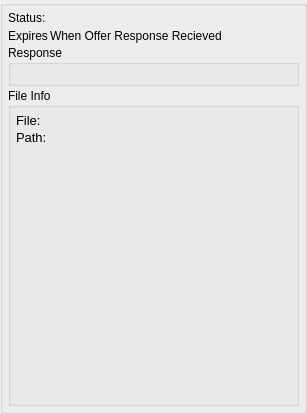
<?xml version="1.0" encoding="UTF-8"?>
<ui version="4.0">
 <class>AppletOfferResponseAcceptUi</class>
 <widget class="QWidget" name="AppletOfferResponseAcceptUi">
  <property name="windowModality">
   <enum>Qt::ApplicationModal</enum>
  </property>
  <property name="geometry">
   <rect>
    <x>0</x>
    <y>0</y>
    <width>307</width>
    <height>414</height>
   </rect>
  </property>
  <property name="sizePolicy">
   <sizepolicy hsizetype="Expanding" vsizetype="Expanding">
    <horstretch>0</horstretch>
    <verstretch>0</verstretch>
   </sizepolicy>
  </property>
  <property name="windowTitle">
   <string>Offer Accept Response</string>
  </property>
  <property name="windowOpacity">
   <double>1.000000000000000</double>
  </property>
  <property name="toolTip">
   <string/>
  </property>
  <layout class="QGridLayout" name="gridLayout">
   <property name="leftMargin">
    <number>0</number>
   </property>
   <property name="topMargin">
    <number>0</number>
   </property>
   <property name="rightMargin">
    <number>0</number>
   </property>
   <property name="bottomMargin">
    <number>0</number>
   </property>
   <item row="0" column="0">
    <widget class="QGroupBox" name="FileItemsBox">
     <property name="sizePolicy">
      <sizepolicy hsizetype="Expanding" vsizetype="Expanding">
       <horstretch>0</horstretch>
       <verstretch>0</verstretch>
      </sizepolicy>
     </property>
     <property name="minimumSize">
      <size>
       <width>0</width>
       <height>0</height>
      </size>
     </property>
     <property name="title">
      <string/>
     </property>
     <layout class="QVBoxLayout" name="verticalLayout">
      <property name="spacing">
       <number>2</number>
      </property>
      <property name="leftMargin">
       <number>5</number>
      </property>
      <property name="topMargin">
       <number>5</number>
      </property>
      <property name="rightMargin">
       <number>5</number>
      </property>
      <property name="bottomMargin">
       <number>5</number>
      </property>
      <item>
       <layout class="QHBoxLayout" name="horizontalLayout_2">
        <item>
         <widget class="QLabel" name="label">
          <property name="sizePolicy">
           <sizepolicy hsizetype="Minimum" vsizetype="Preferred">
            <horstretch>0</horstretch>
            <verstretch>0</verstretch>
           </sizepolicy>
          </property>
          <property name="text">
           <string>Status:</string>
          </property>
         </widget>
        </item>
        <item>
         <widget class="QLabel" name="m_StatusMsgLabel">
          <property name="sizePolicy">
           <sizepolicy hsizetype="Expanding" vsizetype="Preferred">
            <horstretch>0</horstretch>
            <verstretch>0</verstretch>
           </sizepolicy>
          </property>
          <property name="text">
           <string/>
          </property>
         </widget>
        </item>
       </layout>
      </item>
      <item>
       <widget class="IdentOfferWidget" name="m_IdentWidget" native="true">
        <property name="sizePolicy">
         <sizepolicy hsizetype="Expanding" vsizetype="Preferred">
          <horstretch>0</horstretch>
          <verstretch>0</verstretch>
         </sizepolicy>
        </property>
       </widget>
      </item>
      <item>
       <layout class="QHBoxLayout" name="horizontalLayout_4">
        <item>
         <widget class="QLabel" name="label_2">
          <property name="text">
           <string>Expires</string>
          </property>
         </widget>
        </item>
        <item>
         <widget class="QLabel" name="m_OfferExpireTime">
          <property name="sizePolicy">
           <sizepolicy hsizetype="Expanding" vsizetype="Preferred">
            <horstretch>0</horstretch>
            <verstretch>0</verstretch>
           </sizepolicy>
          </property>
          <property name="text">
           <string>When Offer Response Recieved</string>
          </property>
         </widget>
        </item>
       </layout>
      </item>
      <item>
       <widget class="QGroupBox" name="m_ResponseGroupBox">
        <property name="title">
         <string>Response</string>
        </property>
        <layout class="QGridLayout" name="gridLayout_2">
         <item row="0" column="0">
          <widget class="OfferBarWidget" name="m_OfferBarWidget" native="true">
           <property name="sizePolicy">
            <sizepolicy hsizetype="Expanding" vsizetype="Preferred">
             <horstretch>0</horstretch>
             <verstretch>0</verstretch>
            </sizepolicy>
           </property>
          </widget>
         </item>
        </layout>
       </widget>
      </item>
      <item>
       <widget class="QGroupBox" name="m_FileGroupBox">
        <property name="title">
         <string>File Info</string>
        </property>
        <layout class="QVBoxLayout" name="verticalLayout_3">
         <property name="spacing">
          <number>2</number>
         </property>
         <property name="leftMargin">
          <number>5</number>
         </property>
         <property name="topMargin">
          <number>5</number>
         </property>
         <property name="rightMargin">
          <number>5</number>
         </property>
         <property name="bottomMargin">
          <number>5</number>
         </property>
         <item>
          <layout class="QHBoxLayout" name="horizontalLayout">
           <property name="spacing">
            <number>2</number>
           </property>
           <item>
            <widget class="QLabel" name="m_FileNameLabel">
             <property name="sizePolicy">
              <sizepolicy hsizetype="Minimum" vsizetype="Preferred">
               <horstretch>0</horstretch>
               <verstretch>0</verstretch>
              </sizepolicy>
             </property>
             <property name="font">
              <font>
               <pointsize>10</pointsize>
               <bold>false</bold>
              </font>
             </property>
             <property name="text">
              <string>File:</string>
             </property>
             <property name="alignment">
              <set>Qt::AlignLeading|Qt::AlignLeft|Qt::AlignVCenter</set>
             </property>
            </widget>
           </item>
           <item>
            <widget class="QLabel" name="m_FileName">
             <property name="sizePolicy">
              <sizepolicy hsizetype="Expanding" vsizetype="Preferred">
               <horstretch>0</horstretch>
               <verstretch>0</verstretch>
              </sizepolicy>
             </property>
             <property name="text">
              <string notr="true"/>
             </property>
             <property name="wordWrap">
              <bool>true</bool>
             </property>
            </widget>
           </item>
          </layout>
         </item>
         <item>
          <layout class="QHBoxLayout" name="horizontalLayout_3">
           <item>
            <widget class="QLabel" name="m_FilePathLabel">
             <property name="sizePolicy">
              <sizepolicy hsizetype="Minimum" vsizetype="Preferred">
               <horstretch>0</horstretch>
               <verstretch>0</verstretch>
              </sizepolicy>
             </property>
             <property name="font">
              <font>
               <pointsize>10</pointsize>
               <bold>false</bold>
              </font>
             </property>
             <property name="text">
              <string>Path:</string>
             </property>
             <property name="alignment">
              <set>Qt::AlignLeading|Qt::AlignLeft|Qt::AlignVCenter</set>
             </property>
            </widget>
           </item>
           <item>
            <widget class="QLabel" name="m_Path">
             <property name="sizePolicy">
              <sizepolicy hsizetype="Expanding" vsizetype="Preferred">
               <horstretch>0</horstretch>
               <verstretch>0</verstretch>
              </sizepolicy>
             </property>
             <property name="text">
              <string notr="true"/>
             </property>
             <property name="wordWrap">
              <bool>true</bool>
             </property>
            </widget>
           </item>
          </layout>
         </item>
         <item>
          <spacer name="verticalSpacer">
           <property name="orientation">
            <enum>Qt::Vertical</enum>
           </property>
           <property name="sizeHint" stdset="0">
            <size>
             <width>20</width>
             <height>40</height>
            </size>
           </property>
          </spacer>
         </item>
        </layout>
       </widget>
      </item>
     </layout>
    </widget>
   </item>
  </layout>
 </widget>
 <customwidgets>
  <customwidget>
   <class>IdentOfferWidget</class>
   <extends>QWidget</extends>
   <header>IdentOfferWidget.h</header>
   <container>1</container>
  </customwidget>
  <customwidget>
   <class>OfferBarWidget</class>
   <extends>QWidget</extends>
   <header>OfferBarWidget.h</header>
   <container>1</container>
  </customwidget>
 </customwidgets>
 <resources/>
 <connections/>
</ui>
